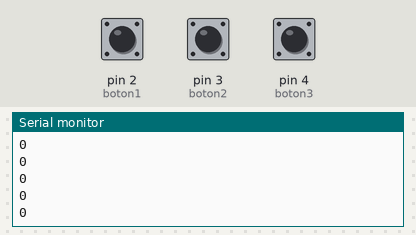
Recording of a sketch running on a simulated Arduino Uno, built with avr-gcc and run on an emulated ATmega328P. Parts: the last lines printed to the serial monitor. Inputs (shaded band) come from the test bench; at power-on: pin 2 (boton1) HIGH, pin 3 (boton2) HIGH, pin 4 (boton3) HIGH.

Above: at 1.2 s.
1.3 s: pin 2 (boton1) pulled LOW for 0.15 s
At 1.9 s:
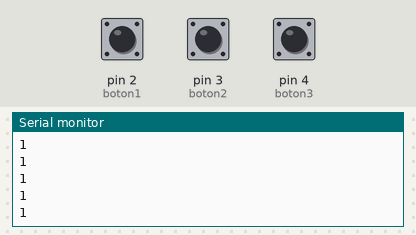
2.9 s: pin 3 (boton2) pulled LOW for 1 s
5.4 s: pin 3 (boton2) pulled LOW for 0.15 s
At 6.1 s:
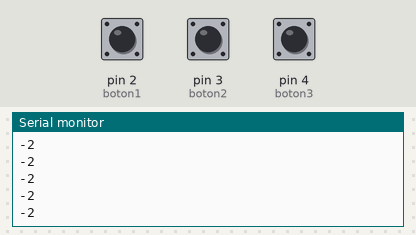
7.0 s: pin 2 (boton1) pulled LOW for 3.2 s
Timing chart, 0 to 10.0 s (numbered marks = the images above; inputs shaded):
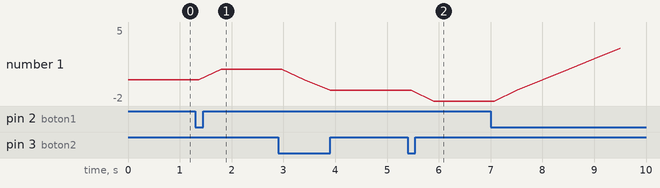

The sketch:

19-Los_botones.ino
```cpp
int boton1 =2;
int boton2 =3;
int boton3 =4;


int contador=0;

void setup() {

Serial.begin(9600);
pinMode(boton1,INPUT_PULLUP);
pinMode(boton2, INPUT_PULLUP);
pinMode(boton3, INPUT_PULLUP);

}

void loop() {

Serial.println(contador);

int estadoboton1 = digitalRead(boton1);
int estadoboton2= digitalRead(boton2);
int estadoboton3= digitalRead(boton3);

if(estadoboton1==LOW){
 contador+=1;
 delay(500);
}
if(estadoboton2==LOW){
 contador-=1;
 delay(500);
}
if(estadoboton3==LOW){
 contador=0;
 delay(500);
}

}
```

Measured:
- after the input at 1.3 s, the serial monitor: prints a new line after 0.50 s (image 1)
- after the input at 5.4 s, the serial monitor: prints a new line after 0.50 s (image 2)
- plotted number 1: 0 → 1 after the input at 1.3 s, 1 → -1 after the input at 2.9 s, -1 → -2 after the input at 5.4 s, -2 → 5 after the input at 7.0 s
